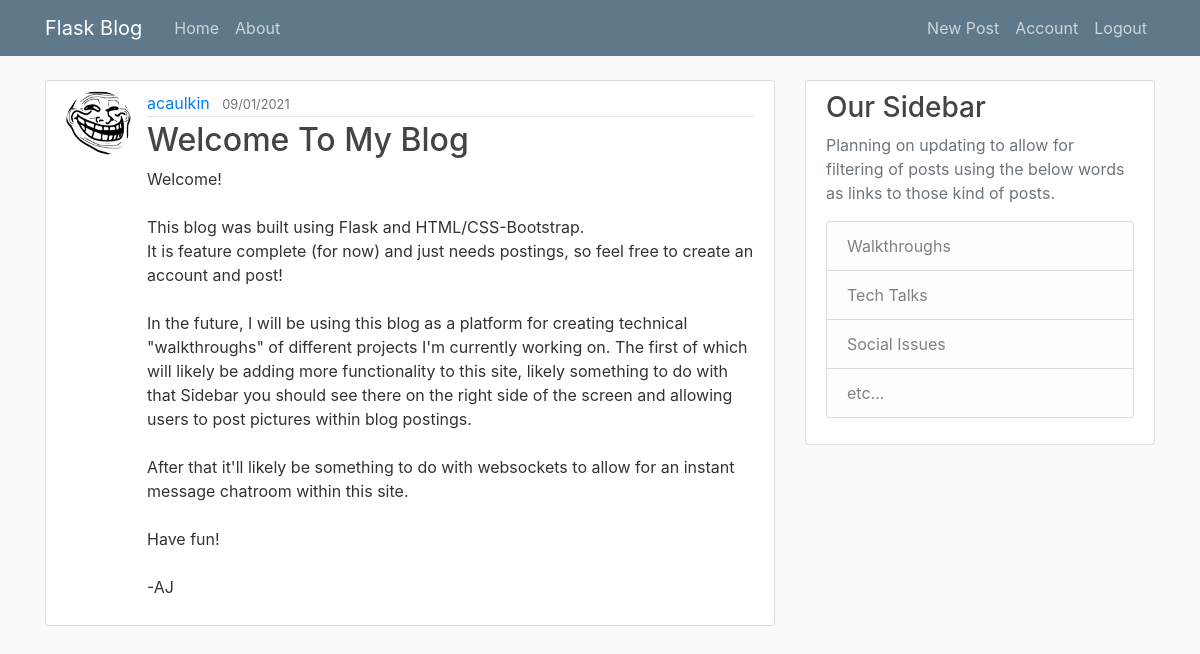
The app's page /post/1 (signed in) with its own data.
### flaskblog/models.py (models this page shows, shortened)
class User(db.Model, UserMixin):
    id = db.Column(db.Integer, primary_key = True)
    username = db.Column(db.String(20), unique = True, nullable = False)
    email = db.Column(db.String(120), unique = True, nullable = False)
    image_file = db.Column(db.String(20), nullable = False, default = 'default.jpg')
    password =  db.Column(db.String(60), nullable = False)
    posts = db.relationship('Post', backref = 'author', lazy = True)

class Post(db.Model):
    id = db.Column(db.Integer, primary_key = True)
    title = db.Column(db.String(100), nullable = False)
    date_posted = db.Column(db.DateTime, nullable = False, default = datetime.utcnow)
    content = db.Column(db.Text, nullable = False)
    user_id = db.Column(db.Integer, db.ForeignKey('user.id'), nullable = False)

### flaskblog/posts/routes.py (the view)
@posts.route("/post/<int:post_id>")
def post(post_id):
    post = Post.query.get_or_404(post_id)
    return render_template('post.html', title=post.title, post=post)

### flaskblog/models.py (called while the page is built)
@login_manager.user_loader
def load_user(user_id):
    return User.query.get(int(user_id))

### flaskblog/templates/post.html (shortened to what this page needs)
{% extends "layout.html" %}
{% block content %}
<article class="media content-section">
    <img class="rounded-circle article-img" src="{{ url_for('static', filename='profile_pics/' + post.author.image_file) }}">
    <div class="media-body">
        <div class="article-metadata">
        <a class="mr-2" href="{{ url_for('users.user_posts', username=post.author.username) }}">{{ post.author.username }}</a>
        <small class="text-muted">{{ post.date_posted.strftime('%d/%m/%Y') }}</small>
        </div>
        <h2 class="article-title">{{ post.title }}</h2>
        <p class="article-content">{{ post.content }}</p>
    </div>
    </article>
{% endblock content%}

### flaskblog/static/main.css (style rules this page uses)
body { background: #fafafa; color: #333333; margin-top: 5rem; }
h1, h2, h3, h4, h5, h6 { color: #444444; }
.content-section { background: #ffffff; padding: 10px 20px; border: 1px solid #dddddd; border-radius: 3px; margin-bottom: 20px; }
.article-title { color: #444444; }
.article-content { white-space: pre-line; }
.article-img { height: 65px; width: 65px; margin-right: 16px; }
.article-metadata { padding-bottom: 1px; margin-bottom: 4px; border-bottom: 1px solid #e3e3e3 }

### records on screen
User: image_file (picture), author.username "acaulkin"
Post: date_posted "09/01/2021", title "Welcome To My Blog", content "Welcome! This blog was built using Flask and HTML/CSS-Bootstrap. It is feature complete (for now) and just needs postings, so feel free to create an account and post! In the future, I will be using this blog as a platform for creating technical \"walkthroughs\" of different projects I'm currently working on. The first of which will likely be adding more functionality to this site, likely something to do with that Sidebar you should see there on the right side of the screen and allowing users to post pictures within blog postings. After that it'll likely be something to do with websockets to allow for an instant message chatroom within this site. Have fun! -AJ"
